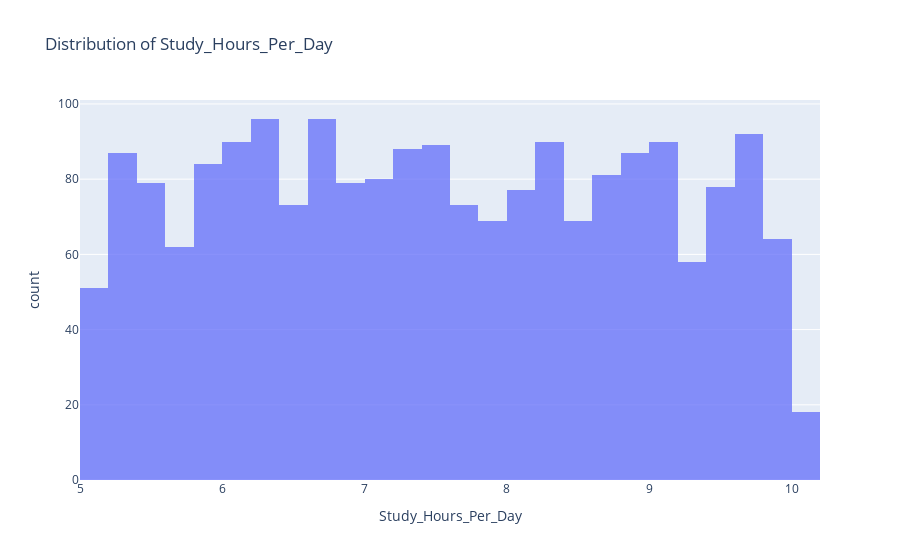
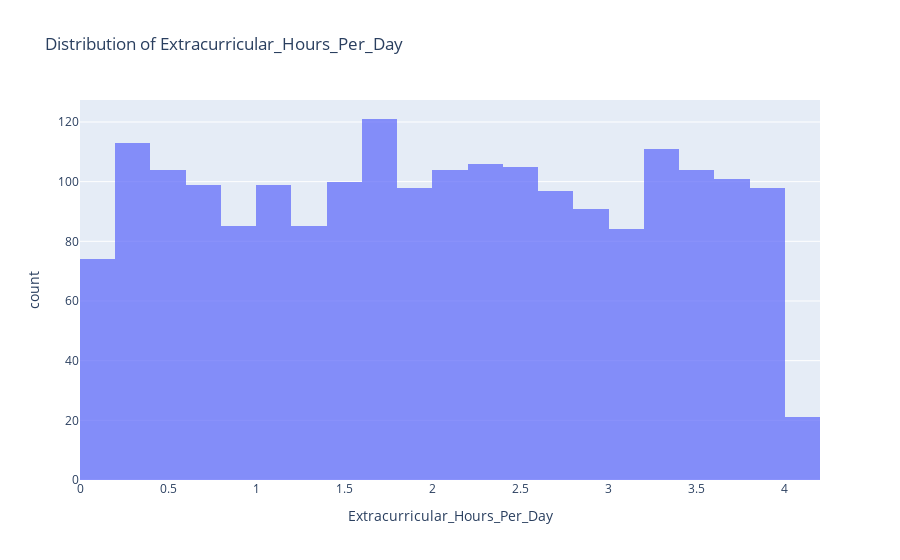
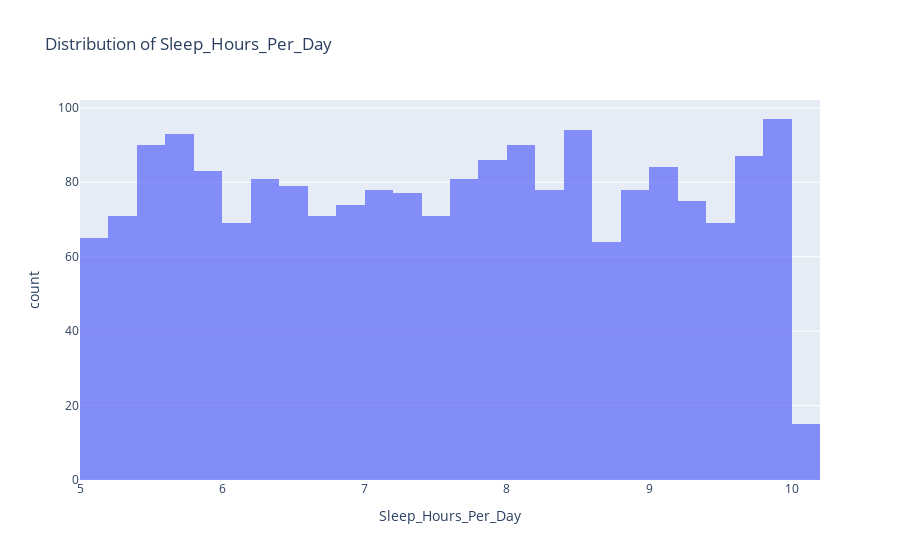
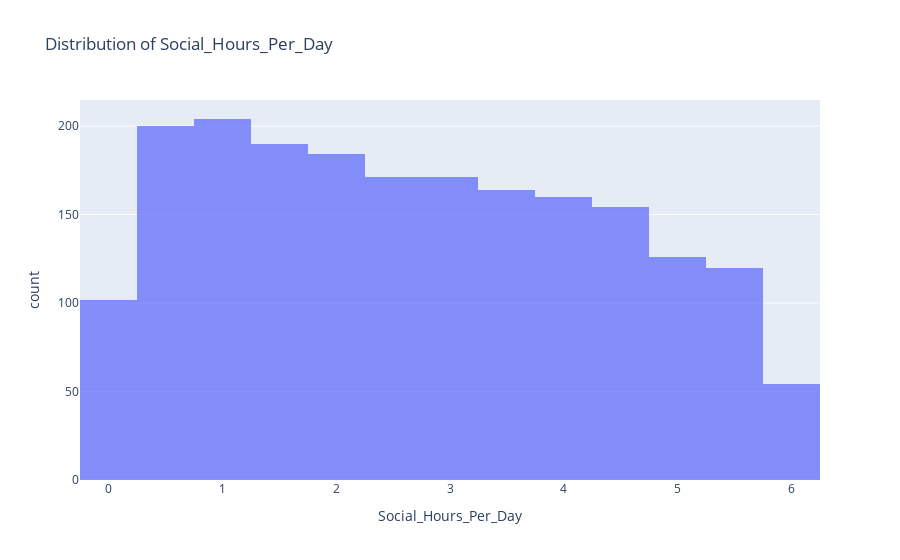

The notebook cell these images were saved under, in order:
### Markdown cell above
#### Interactive Graph

### Code cell
# All numeric columns except the target
num_cols = df2.drop("Stress_Level", axis=1).columns

for col in num_cols:
    fig = px.histogram(
        df2, 
        x=col,
        nbins=30,
        title=f"Distribution of {col}",
        opacity=0.75
    )
    fig.show()

### Figure 1 — Plotly figure (JSON) as saved in the notebook; plotly's stock layout.template omitted (floating-point values rounded to 4 significant figures; data arrays with more than 128 entries replaced by an {"elided": "..."} marker saying what was removed)
{"data": [{"alignmentgroup": "True", "bingroup": "x", "hovertemplate": "Study_Hours_Per_Day=%{x}<br>count=%{y}<extra></extra>", "legendgroup": "", "marker": {"color": "#636efa", "opacity": 0.75, "pattern": {"shape": ""}}, "name": "", "nbinsx": 30, "offsetgroup": "", "orientation": "v", "showlegend": false, "type": "histogram", "x": {"elided": "2000 float values"}, "xaxis": "x", "yaxis": "y"}], "layout": {"autosize": true, "barmode": "relative", "legend": {"tracegroupgap": 0}, "title": {"text": "Distribution of Study_Hours_Per_Day"}, "xaxis": {"anchor": "y", "autorange": true, "domain": [0, 1], "range": [5, 10.2], "title": {"text": "Study_Hours_Per_Day"}, "type": "linear"}, "yaxis": {"anchor": "x", "autorange": true, "domain": [0, 1], "range": [0, 101.1], "title": {"text": "count"}}}}

### Figure 2 — Plotly figure (JSON) as saved in the notebook; plotly's stock layout.template omitted (floating-point values rounded to 4 significant figures; data arrays with more than 128 entries replaced by an {"elided": "..."} marker saying what was removed)
{"data": [{"alignmentgroup": "True", "bingroup": "x", "hovertemplate": "Extracurricular_Hours_Per_Day=%{x}<br>count=%{y}<extra></extra>", "legendgroup": "", "marker": {"color": "#636efa", "opacity": 0.75, "pattern": {"shape": ""}}, "name": "", "nbinsx": 30, "offsetgroup": "", "orientation": "v", "showlegend": false, "type": "histogram", "x": {"elided": "2000 float values"}, "xaxis": "x", "yaxis": "y"}], "layout": {"autosize": true, "barmode": "relative", "legend": {"tracegroupgap": 0}, "title": {"text": "Distribution of Extracurricular_Hours_Per_Day"}, "xaxis": {"anchor": "y", "autorange": true, "domain": [0, 1], "range": [1.388e-16, 4.2], "title": {"text": "Extracurricular_Hours_Per_Day"}, "type": "linear"}, "yaxis": {"anchor": "x", "autorange": true, "domain": [0, 1], "range": [0, 127.4], "title": {"text": "count"}}}}

### Figure 3 — Plotly figure (JSON) as saved in the notebook; plotly's stock layout.template omitted (floating-point values rounded to 4 significant figures; data arrays with more than 128 entries replaced by an {"elided": "..."} marker saying what was removed)
{"data": [{"alignmentgroup": "True", "bingroup": "x", "hovertemplate": "Sleep_Hours_Per_Day=%{x}<br>count=%{y}<extra></extra>", "legendgroup": "", "marker": {"color": "#636efa", "opacity": 0.75, "pattern": {"shape": ""}}, "name": "", "nbinsx": 30, "offsetgroup": "", "orientation": "v", "showlegend": false, "type": "histogram", "x": {"elided": "2000 float values"}, "xaxis": "x", "yaxis": "y"}], "layout": {"autosize": true, "barmode": "relative", "legend": {"tracegroupgap": 0}, "title": {"text": "Distribution of Sleep_Hours_Per_Day"}, "xaxis": {"anchor": "y", "autorange": true, "domain": [0, 1], "range": [5, 10.2], "title": {"text": "Sleep_Hours_Per_Day"}, "type": "linear"}, "yaxis": {"anchor": "x", "autorange": true, "domain": [0, 1], "range": [0, 102.1], "title": {"text": "count"}}}}

### Figure 4 — Plotly figure (JSON) as saved in the notebook; plotly's stock layout.template omitted (floating-point values rounded to 4 significant figures; data arrays with more than 128 entries replaced by an {"elided": "..."} marker saying what was removed)
{"data": [{"alignmentgroup": "True", "bingroup": "x", "hovertemplate": "Social_Hours_Per_Day=%{x}<br>count=%{y}<extra></extra>", "legendgroup": "", "marker": {"color": "#636efa", "opacity": 0.75, "pattern": {"shape": ""}}, "name": "", "nbinsx": 30, "offsetgroup": "", "orientation": "v", "showlegend": false, "type": "histogram", "x": {"elided": "2000 float values"}, "xaxis": "x", "yaxis": "y"}], "layout": {"autosize": true, "barmode": "relative", "legend": {"tracegroupgap": 0}, "title": {"text": "Distribution of Social_Hours_Per_Day"}, "xaxis": {"anchor": "y", "autorange": true, "domain": [0, 1], "range": [-0.25, 6.25], "title": {"text": "Social_Hours_Per_Day"}, "type": "linear"}, "yaxis": {"anchor": "x", "autorange": true, "domain": [0, 1], "range": [0, 214.7], "title": {"text": "count"}}}}
